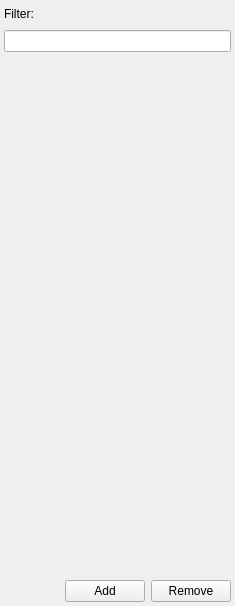
<?xml version="1.0" encoding="UTF-8"?>
<ui version="4.0">
 <class>BookmarkWidget</class>
 <widget class="QWidget" name="BookmarkWidget">
  <property name="geometry">
   <rect>
    <x>0</x>
    <y>0</y>
    <width>235</width>
    <height>606</height>
   </rect>
  </property>
  <property name="windowTitle">
   <string>Bookmarks</string>
  </property>
  <layout class="QVBoxLayout" name="verticalLayout">
   <property name="margin">
    <number>4</number>
   </property>
   <item>
    <layout class="QHBoxLayout" name="horizontalLayout">
     <item>
      <widget class="QLabel" name="label">
       <property name="text">
        <string>Filter:</string>
       </property>
      </widget>
     </item>
     <item>
      <spacer name="horizontalSpacer">
       <property name="orientation">
        <enum>Qt::Horizontal</enum>
       </property>
       <property name="sizeHint" stdset="0">
        <size>
         <width>40</width>
         <height>20</height>
        </size>
       </property>
      </spacer>
     </item>
    </layout>
   </item>
   <item>
    <widget class="QLineEdit" name="lineEdit"/>
   </item>
   <item>
    <widget class="QStackedWidget" name="stackedWidget"/>
   </item>
   <item>
    <layout class="QHBoxLayout" name="horizontalLayout_2">
     <item>
      <spacer name="horizontalSpacer_2">
       <property name="orientation">
        <enum>Qt::Horizontal</enum>
       </property>
       <property name="sizeHint" stdset="0">
        <size>
         <width>40</width>
         <height>20</height>
        </size>
       </property>
      </spacer>
     </item>
     <item>
      <widget class="QPushButton" name="add">
       <property name="text">
        <string>Add</string>
       </property>
      </widget>
     </item>
     <item>
      <widget class="QPushButton" name="remove">
       <property name="text">
        <string>Remove</string>
       </property>
      </widget>
     </item>
    </layout>
   </item>
  </layout>
 </widget>
 <resources/>
 <connections/>
</ui>
